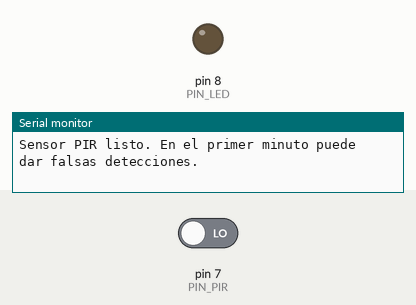
This sketch was run on a simulated Arduino Uno, built with avr-gcc and run on an emulated ATmega328P. Parts: output pins drawn as LEDs (lit = HIGH), the last lines printed to the serial monitor. The inputs (shaded band) are chosen by the test bench; at power-on: pin 7 (PIN_PIR) LOW.

Above: at 1.2 s.
1.3 s: pin 7 (PIN_PIR) driven HIGH
At 1.7 s:
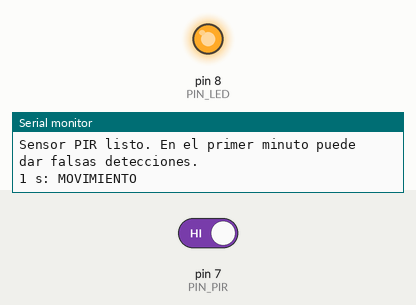
2.8 s: pin 7 (PIN_PIR) driven LOW
At 4.0 s:
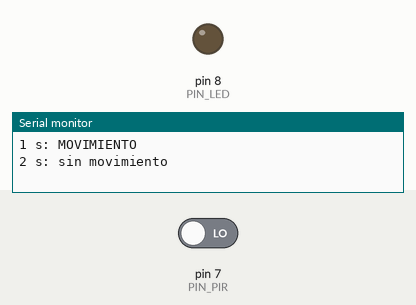
Timing chart, 0 to 5.8 s (numbered marks = the images above; inputs shaded):
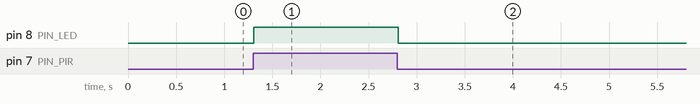

The sketch:

P08a_pir_monitor.ino
```cpp
/*
  P08a · Ver lo que "siente" el sensor PIR                         Sesión 4
  ------------------------------------------------------------------
  Qué hace: lee el sensor PIR, enciende el LED mientras detecta movimiento y escribe en el
  Monitor Serie el segundo en que empezó y en que terminó cada detección.

  Conexiones:
    Sensor PIR HC-SR501   VCC -> 5 V ; GND -> GND ; OUT -> pin 7   (3 cables macho-hembra;
                          lee las letras impresas en TU módulo: el orden cambia entre fabricantes)
    LED rojo              pin 8 -> resistencia 220 ohm -> LED (+) ; pata corta -> GND

  Idea clave: el PIR se lee como un botón, con digitalRead: HIGH = hay movimiento, LOW = no hay.
  La diferencia es que el sensor decide solo. Para ver cuánto dura cada detección se anota la hora
  con millis(), que cuenta los milisegundos desde que arrancó el programa (se estudia a fondo en
  la Sesión 11; hoy solo se usa para poner la hora).

  Qué observar:
    - Al conectar el USB el sensor necesita casi un minuto para estabilizarse (manual del kit).
      En ese tiempo puede dar falsas detecciones aunque nadie se mueva.
    - Cuánto tiempo se queda en HIGH después de un movimiento (lo decide la perilla del retardo).
    - Que después de volver a LOW pasan unos 3 segundos sin detectar (manual del kit).
    - Qué cambia al girar la perilla de sensibilidad y al mover el puente de disparo.

  Monitor Serie a 9600 baudios.
*/

const int PIN_PIR = 7;
const int PIN_LED = 8;

int estadoAnterior = LOW;            // el sensor empieza sin detectar nada

void setup() {
  pinMode(PIN_PIR, INPUT);
  pinMode(PIN_LED, OUTPUT);
  Serial.begin(9600);
  Serial.println("Sensor PIR listo. En el primer minuto puede dar falsas detecciones.");
}

void loop() {
  int estado = digitalRead(PIN_PIR);
  digitalWrite(PIN_LED, estado);               // el LED copia lo que dice el sensor

  if (estado != estadoAnterior) {              // el sensor cambió
    Serial.print(millis() / 1000);             // segundos desde que arrancó el programa
    if (estado == HIGH) {
      Serial.println(" s: MOVIMIENTO");
    } else {
      Serial.println(" s: sin movimiento");
    }
    estadoAnterior = estado;
  }
  delay(20);
}
```

Measured:
- after the input at 1.3 s, pin 8 (PIN_LED): LOW → HIGH at once
- after the input at 2.8 s, pin 8 (PIN_LED): HIGH → LOW at once
